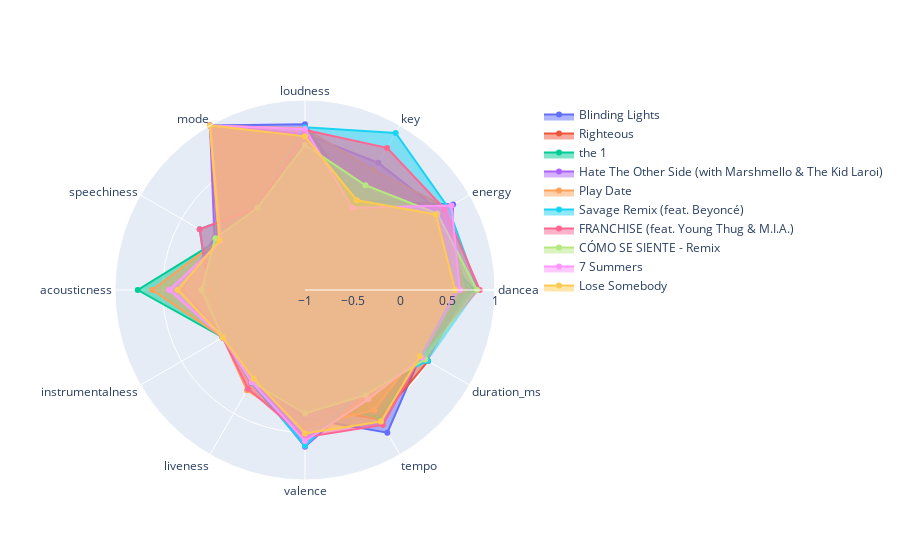

This figure's notebook cell:
### Code cell
#hit songs
categories = ['danceability', 'energy','key','loudness', 'mode', 'speechiness', 'acousticness', 
              'instrumentalness', 'liveness', 'valence', 'tempo', 'duration_ms']

fig = go.Figure()

fig.add_trace(go.Scatterpolar(
      r=new_data.iloc[0],
      theta=categories,
      fill='toself',
      name=clean_data.iloc[0,0]
))
fig.add_trace(go.Scatterpolar(
      r=new_data.iloc[1],
      theta=categories,
      fill='toself',
      name=clean_data.iloc[1,0]
))

fig.add_trace(go.Scatterpolar(
      r=new_data.iloc[2],
      theta=categories,
      fill='toself',
      name=clean_data.iloc[2,0]
))

fig.add_trace(go.Scatterpolar(
      r=new_data.iloc[3],
      theta=categories,
      fill='toself',
      name=clean_data.iloc[3,0]
))

fig.add_trace(go.Scatterpolar(
      r=new_data.iloc[4],
      theta=categories,
      fill='toself',
      name=clean_data.iloc[4,0]
))
fig.add_trace(go.Scatterpolar(
      r=new_data.iloc[5],
      theta=categories,
      fill='toself',
      name=clean_data.iloc[5,0]
))
fig.add_trace(go.Scatterpolar(
      r=new_data.iloc[6],
      theta=categories,
      fill='toself',
      name=clean_data.iloc[6,0]
))
fig.add_trace(go.Scatterpolar(
      r=new_data.iloc[7],
      theta=categories,
      fill='toself',
      name=clean_data.iloc[7,0]
))
fig.add_trace(go.Scatterpolar(
      r=new_data.iloc[8],
      theta=categories,
      fill='toself',
      name=clean_data.iloc[8,0]
))
fig.add_trace(go.Scatterpolar(
      r=new_data.iloc[9],
      theta=categories,
      fill='toself',
      name=clean_data.iloc[9,0]
))
fig.update_layout(
  polar=dict(
    radialaxis=dict(
      visible=True,
      range=[-1, 1]
    )),
  showlegend=True
)

fig.show()

### Figure 1 — Plotly figure (JSON) as saved in the notebook; plotly's stock layout.template omitted (floating-point values rounded to 4 significant figures)
{"data": [{"fill": "toself", "name": "Blinding Lights", "r": [0.51, 0.8, 0.09091, 0.7452, 1, 0.06, 0, 0, 0.09, 0.35, 0.7343, 0.4011], "theta": ["danceability", "energy", "key", "loudness", "mode", "speechiness", "acousticness", "instrumentalness", "liveness", "valence", "tempo", "duration_ms"], "type": "scatterpolar"}, {"fill": "toself", "name": "Righteous", "r": [0.71, 0.63, 0, 0.5925, 1, 0.03, 0.04, 0, 0.13, 0.23, 0.5697, 0.4961], "theta": ["danceability", "energy", "key", "loudness", "mode", "speechiness", "acousticness", "instrumentalness", "liveness", "valence", "tempo", "duration_ms"], "type": "scatterpolar"}, {"fill": "toself", "name": "the 1", "r": [0.78, 0.36, 0, 0.6149, 1, 0.05, 0.76, 0, 0.11, 0.17, 0.5517, 0.4214], "theta": ["danceability", "energy", "key", "loudness", "mode", "speechiness", "acousticness", "instrumentalness", "liveness", "valence", "tempo", "duration_ms"], "type": "scatterpolar"}, {"fill": "toself", "name": "Hate The Other Side (with Marshmello & The Kid Laroi)", "r": [0.7, 0.65, 0.5455, 0.6436, 1, 0.1, 0.29, 0, 0.11, 0.65, 0.2593, 0.3043], "theta": ["danceability", "energy", "key", "loudness", "mode", "speechiness", "acousticness", "instrumentalness", "liveness", "valence", "tempo", "duration_ms"], "type": "scatterpolar"}, {"fill": "toself", "name": "Play Date", "r": [0.68, 0.73, 0.4545, 0.6996, 1, 0.05, 0.61, 0, 0.22, 0.45, 0.4585, 0.3503], "theta": ["danceability", "energy", "key", "loudness", "mode", "speechiness", "acousticness", "instrumentalness", "liveness", "valence", "tempo", "duration_ms"], "type": "scatterpolar"}, {"fill": "toself", "name": "Savage Remix (feat. Beyoncé)", "r": [0.82, 0.74, 0.9091, 0.7138, 0, 0.28, 0.02, 0, 0.13, 0.64, 0.2268, 0.4956], "theta": ["danceability", "energy", "key", "loudness", "mode", "speechiness", "acousticness", "instrumentalness", "liveness", "valence", "tempo", "duration_ms"], "type": "scatterpolar"}, {"fill": "toself", "name": "FRANCHISE (feat. Young Thug & M.I.A.)", "r": [0.84, 0.7, 0.7273, 0.6846, 0, 0.28, 0.01, 0, 0.2, 0.55, 0.6403, 0.4039], "theta": ["danceability", "energy", "key", "loudness", "mode", "speechiness", "acousticness", "instrumentalness", "liveness", "valence", "tempo", "duration_ms"], "type": "scatterpolar"}, {"fill": "toself", "name": "CÓMO SE SIENTE - Remix", "r": [0.81, 0.61, 0.2727, 0.5269, 0, 0.09, 0.09, 0, 0.12, 0.3, 0.2768, 0.4618], "theta": ["danceability", "energy", "key", "loudness", "mode", "speechiness", "acousticness", "instrumentalness", "liveness", "valence", "tempo", "duration_ms"], "type": "scatterpolar"}, {"fill": "toself", "name": "7 Summers", "r": [0.63, 0.78, 0, 0.6942, 1, 0.02, 0.43, 0, 0.12, 0.59, 0.3294, 0.4211], "theta": ["danceability", "energy", "key", "loudness", "mode", "speechiness", "acousticness", "instrumentalness", "liveness", "valence", "tempo", "duration_ms"], "type": "scatterpolar"}, {"fill": "toself", "name": "Lose Somebody", "r": [0.58, 0.59, 0.09091, 0.6176, 1, 0.04, 0.34, 0, 0.08, 0.51, 0.5993, 0.3963], "theta": ["danceability", "energy", "key", "loudness", "mode", "speechiness", "acousticness", "instrumentalness", "liveness", "valence", "tempo", "duration_ms"], "type": "scatterpolar"}], "layout": {"polar": {"radialaxis": {"range": [-1, 1], "visible": true}}, "showlegend": true}}
